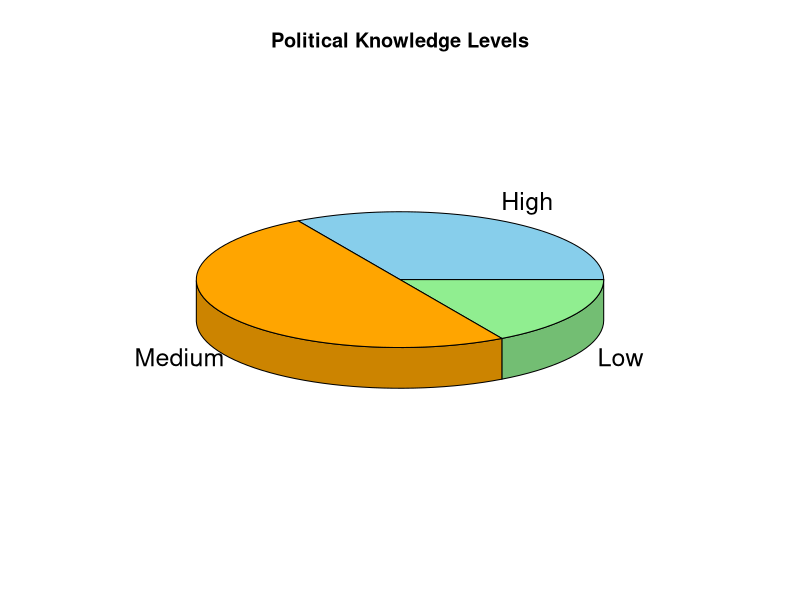

Generate this figure with R:
# Install and load the required package
install.packages("plotrix")
library(plotrix)

# Sample "Political_Knowledge" dataset (replace this with your actual dataset)
Political_Knowledge <- c("High", "Medium", "Low")
Counts <- c(20, 30, 10)

# Create the 3D pie chart
pie3D(Counts, labels = Political_Knowledge, main = "Political Knowledge Levels", col = c("skyblue", "orange", "lightgreen"))
